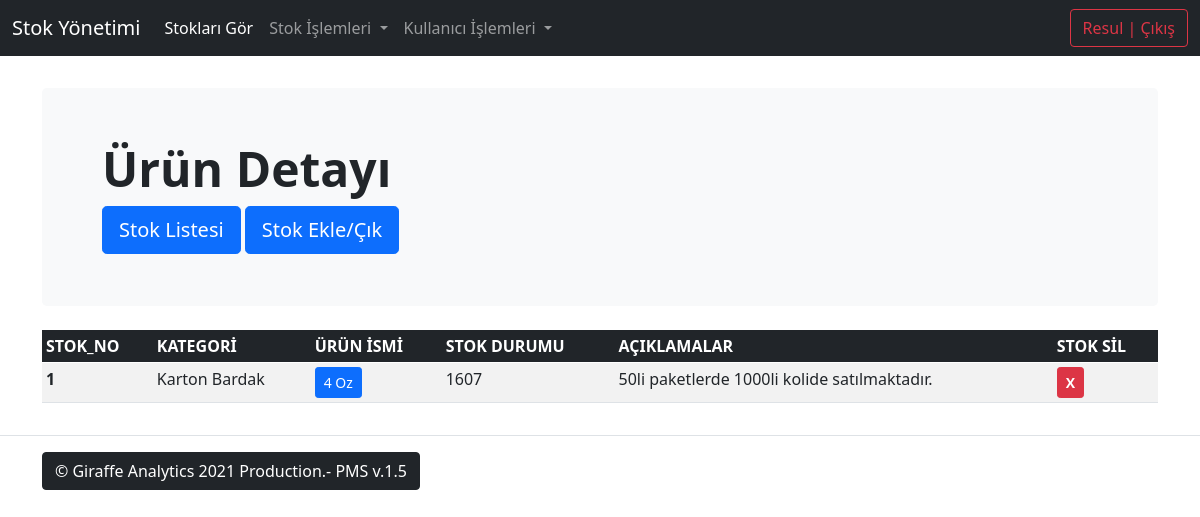
/products/detail/1/ (signed in), run on an earlier commit of the app's database.
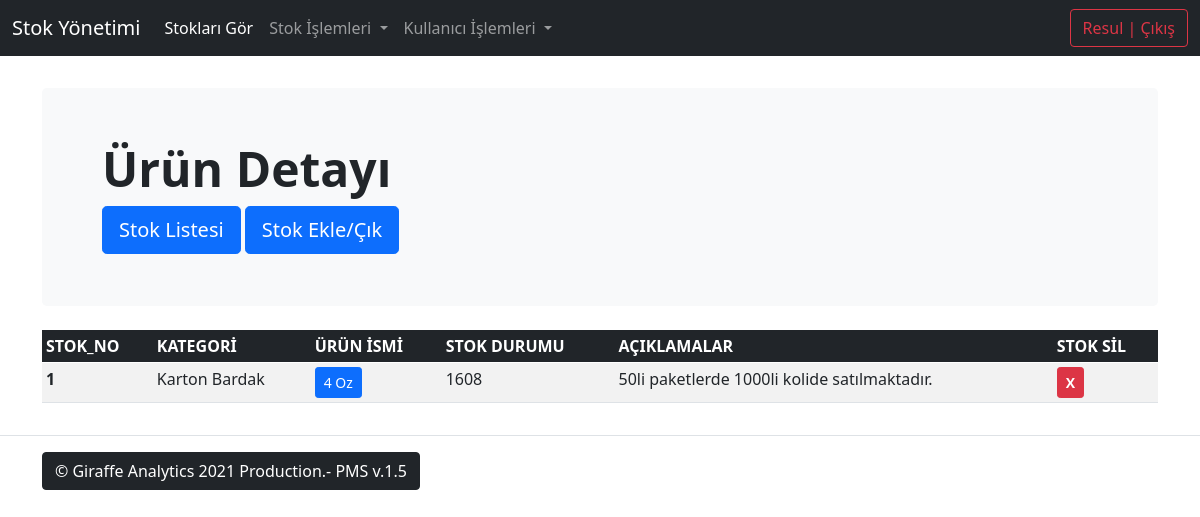
And on a later commit of the database.
### products/models/product_model.py (models this page shows, shortened)
class Product(models.Model):
    product_name = models.CharField(max_length=55, verbose_name='Ürün İsmi', unique=True)
    quantity = models.PositiveIntegerField(verbose_name='Ürün Miktarı')
    category = models.ForeignKey('Category', on_delete=models.SET_NULL, null=True, blank=True)
    content = models.TextField(verbose_name="Ürün Açıklaması", max_length=255, null=True, blank=True)
    class Meta:
        verbose_name = "Ürün"
        verbose_name_plural = "Ürünler"
        ordering = ("-id",)

class Category(models.Model):
    name = models.CharField(max_length=30, unique=True, verbose_name='Kategori İsmi')
    class Meta:
        verbose_name = "Kategori"
        verbose_name_plural = "Kategoriler"
        ordering = ['-id']
    def __str__(self):
        return self.name

### products/views/product_detail.py (the view)
# urls.py: path('detail/<int:pk>/', product_detail_view, name='product-detail'),
@login_required
def product_detail_view(request, pk):
    queryset = Product.objects.get(id=pk)
    title = "Ürün Detayı"
    context = {
        'title': title,
        'queryset': queryset,
    }
    return render(request, 'products/product-detail.html', context)

### templates/products/product-detail.html (shortened to what this page needs)
{% extends 'base.html' %}
{% block content %}
<main>
    <div class="container py-sm-3">
    <div class="p-5 mb-sm-4 bg-light rounded-3">
      <div class="container-fluid py-sm-1">
        <h1 class="display-5 fw-bold">{{ title }}</h1>
        <a href="{% url 'products:product-list' %}" class="btn btn-primary btn-lg" type="button">Stok Listesi</a>
        <a href="{% url 'products:action-create' %}" class="btn btn-primary btn-lg" type="button">Stok Ekle/Çık</a>
      </div>
    </div>
<table class="table table-striped table-hover table-sm">
    <thead class="table-dark">
        <tr>
          <th scope="col">STOK_NO</th>
          <th scope="col">KATEGORİ</th>
          <th scope="col">ÜRÜN İSMİ</th>
          <th scope="col">STOK DURUMU</th>
          <th scope="col">AÇIKLAMALAR</th>
          <th scope="col">STOK SİL</th>
        </tr>
    </thead>
    <tbody>
        <tr>
          <th scope="row">{{ queryset.id }}</th>
          <td >{{ queryset.category }}</td>
          <td><a href="{% url 'products:product-update' queryset.id %}" class="btn btn-primary btn-sm" data-bs-toggle="tooltip" data-bs-placement="top" title="Ürün Güncelle">{{ queryset.product_name }}</a></td>
          <td>  {{ queryset.quantity}}</td>
          <td>{{ queryset.content }}</td>
          <td><a href="{% url 'products:product-delete' queryset.id %}" class="btn btn-danger btn-sm" data-bs-toggle="tooltip" data-bs-placement="top" title="Ürün Sil"><b>X</b></a></td>
        </tr>
    </tbody>
</table>
  </div>
</main>
 {% endblock %}

What changed in the data, as far as the page shows it:
changed Product "50li paketlerde 1000li kolide satılmaktadır.": quantity "1607" → "1608"
